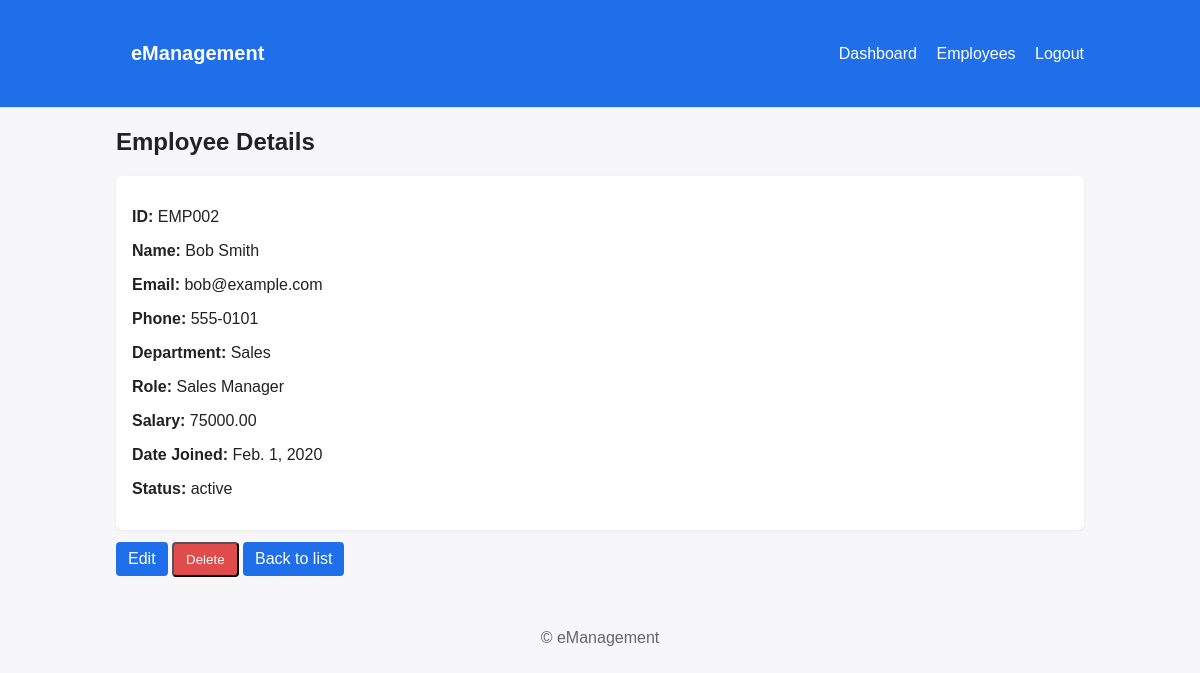
The page /employees/2/ (signed in) on the database its author committed.
### employees/models.py (models this page shows, shortened)
class Employee(models.Model):
    STATUS_CHOICES = [
        ('active', 'Active'),
        ('inactive', 'Inactive'),
    ]
    employee_id = models.CharField(max_length=20, unique=True)
    name = models.CharField(max_length=100)
    email = models.EmailField()
    phone = models.CharField(max_length=20, blank=True)
    department = models.CharField(max_length=100)
    role = models.CharField(max_length=100)
    salary = models.DecimalField(max_digits=10, decimal_places=2)
    date_joined = models.DateField()
    status = models.CharField(max_length=10, choices=STATUS_CHOICES, default='active')

### employees/views.py (the view)
# urls.py: path('employees/<int:pk>/', views.EmployeeDetailView.as_view(), name='employee_detail'),
class EmployeeDetailView(DetailView):
    model = Employee
    template_name = 'employees/employee_detail.html'
    def dispatch(self, request, *args, **kwargs):
        if not request.user.is_authenticated:
            from django.contrib.auth.views import redirect_to_login
            return redirect_to_login(request.get_full_path())
        return super().dispatch(request, *args, **kwargs)

### templates/employees/employee_detail.html (shortened to what this page needs)
{% extends 'base.html' %}
{% block content %}
<h2>Employee Details</h2>
<div class="card detail">
  <p><strong>ID:</strong> {{ object.employee_id }}</p>
  <p><strong>Name:</strong> {{ object.name }}</p>
  <p><strong>Email:</strong> {{ object.email }}</p>
  <p><strong>Phone:</strong> {{ object.phone }}</p>
  <p><strong>Department:</strong> {{ object.department }}</p>
  <p><strong>Role:</strong> {{ object.role }}</p>
  <p><strong>Salary:</strong> {{ object.salary }}</p>
  <p><strong>Date Joined:</strong> {{ object.date_joined }}</p>
  <p><strong>Status:</strong> {{ object.status }}</p>
</div>
<div class="actions">
  <a class="btn" href="{% url 'employee_edit' object.pk %}">Edit</a>
  <form id="delete-form" action="{% url 'employee_delete' object.pk %}" method="post" style="display:inline;">
    <button type="submit" class="btn danger" onclick="return confirm('Delete this employee?');">Delete</button>
  </form>
  <a class="btn" href="{% url 'employee_list' %}">Back to list</a>
</div>
{% endblock %}

### static/css/style.css (style rules this page uses)
:root { --accent:#2b6cb0;--danger:#e53e3e;--muted:#6b7280 }
body { font-family:Arial,Helvetica,sans-serif;margin:0;color:#111;background:#f7fafc }
.card { background:#fff;padding:16px;border-radius:6px;box-shadow:0 1px 2px rgba(16,24,40,0.04);flex:1 }
.actions { margin:12px 0 }
.btn { display:inline-block;padding:8px 12px;background:var(--accent);color:#fff;border-radius:4px;text-decoration:none }
.btn.danger { background:var(--danger) }
* { box-sizing: border-box; }
body { font-family: Arial, sans-serif; margin: 0; color: #222; background: #f7f7f9; }
.card { background: white; padding: 16px; border-radius: 6px; flex: 1; min-width: 180px; box-shadow: 0 1px 3px rgba(0,0,0,.06); }
.actions { margin: 12px 0; }
.btn { background: #1f6feb; color: white; padding: 8px 12px; border-radius: 4px; text-decoration: none; display: inline-block; }
.btn.danger, .btn.danger:hover { background: #e04b4b; }
.form-box, .detail { background: white; padding: 16px; border-radius: 6px; box-shadow: 0 1px 3px rgba(0,0,0,.06); }

### rows shown on the page
Employee: employee_id "EMP002", name "Bob Smith", email "bob@example.com", phone "555-0101", department "Sales", role "Sales Manager", salary "75000.00", date_joined "Feb. 1, 2020", status "active"
